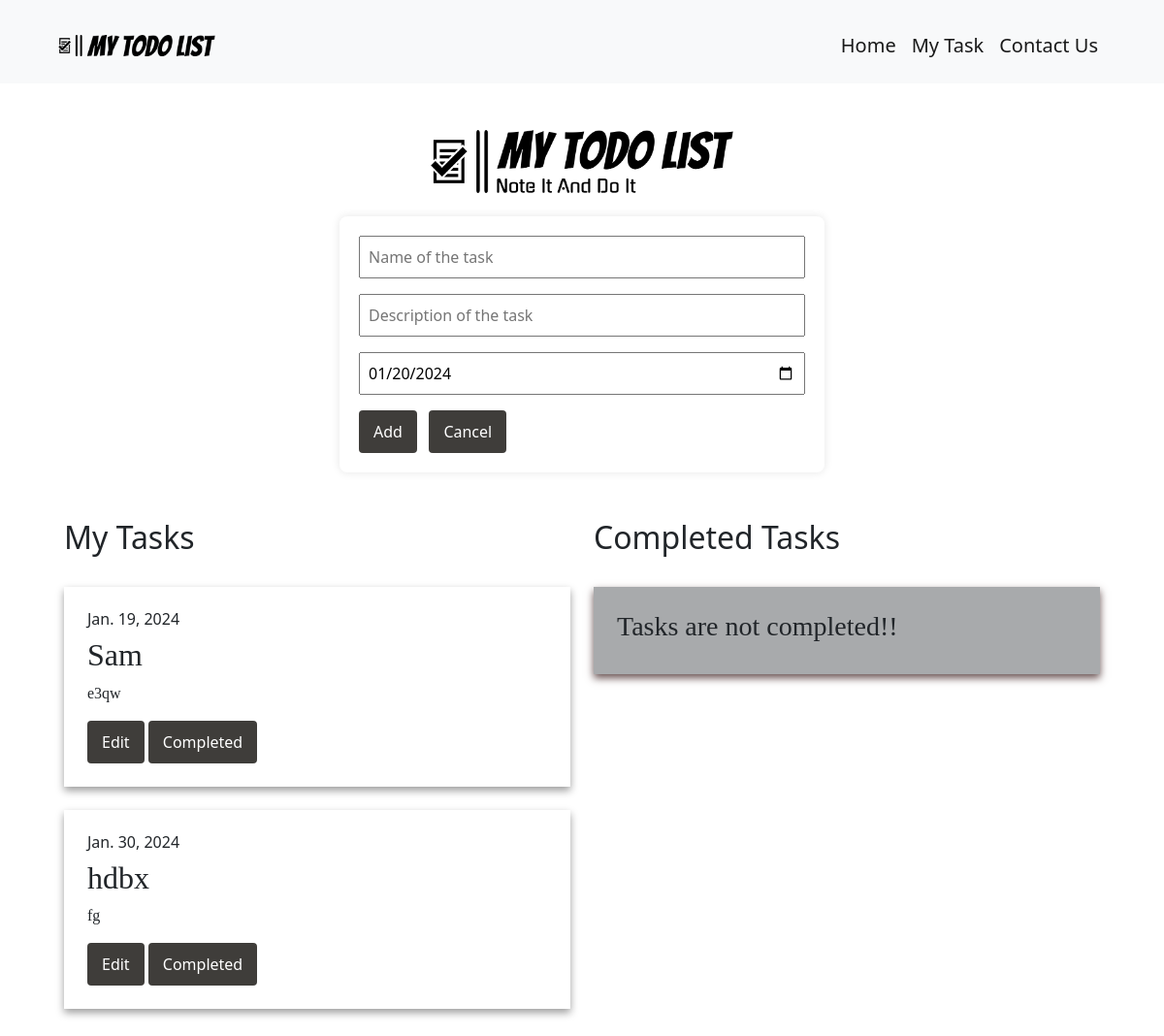
Before: / with the older database file.
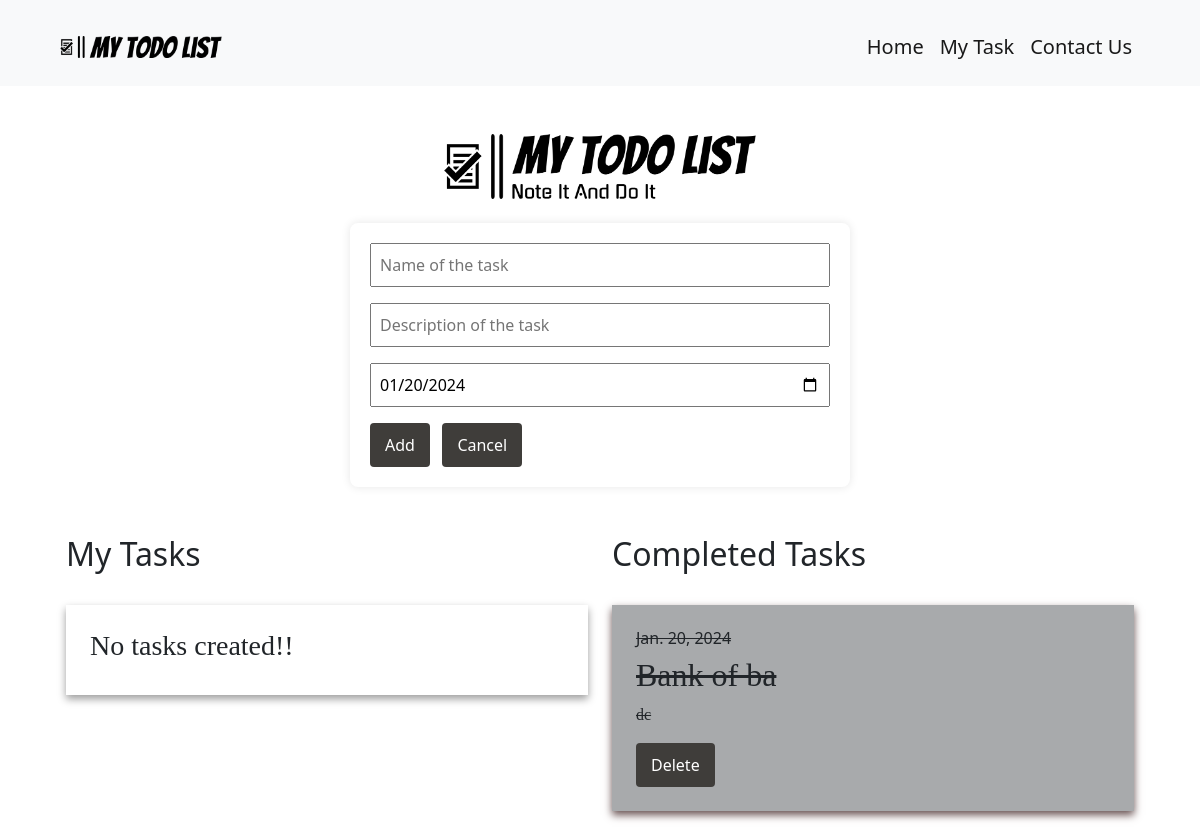
After: the same page with the newer database file.
### home/models.py (models this page shows, shortened)
class MyTask(models.Model):
    task_name = models.CharField(max_length=100)
    task_des = models.TextField()
    task_date = models.DateField(default=datetime.date.today)

class CompletedTask(models.Model):
    completed_task_name = models.CharField(max_length=100)
    completed_task_des = models.TextField()
    completed_task_date = models.DateField(default=datetime.date.today)

### home/views.py (the view, shortened to what this page needs)
# urls.py: path('',views.home, name='home' ),
def home(request):
    tasks={
        'my_task':MyTask.objects.all(),
        'com_task':CompletedTask.objects.all(),
    }
    return render(request,'index.html',tasks)

### templates/index.html (shortened to what this page needs)
{% extends "base.html" %}
{% load static %}
{% block content %}
    <div class=" pt-4 container">
        <div class="text-center">
        <br>
        <img src="{% static "image/head.png" %}" alt="" id="head" >
        </div>
        <div class="p-4">
        <form method="post">
            <input type="text" name="name" placeholder="Name of the task" id="newTask" required><br>
            <input type="text" name="description" placeholder="Description of the task"><br>
            <input type="date" name="date" placeholder="Date" value="{% now 'Y-m-d' %}">
            <br>
            <a href="#mytask"></a><button type="submit">Add</button></a>&nbsp;&nbsp;
            <a href="{% url 'home' %}"><button type="cancel">Cancel</button></a>
        </form>
        </div>
        <div class="p-4" >
            <div class="row task-list">
                <div class="col-md-6" id="mytask">
                    <h2 >My Tasks</h2><br>
                    {% for task in my_task %}
                    <div class="p-4 " style="background-color: #ffffff; box-shadow: 0 4px 8px rgba(0, 0, 0, 0.39); ">
                        <h6>{{ task.task_date }}</h6>
                        <h2 style="font-family: 'Pacifico', cursive;">{{ task.task_name }}</h2>
                        <p style="font-family: 'Pacifico', cursive;">{{ task.task_des }}</p>
                        <a href=""><button>Edit</button></a>
                        <a href="{% url 'completed' task.task_name %}"><button>Completed</button></a>
                    </div><br>
                    {% empty %}
                    <div class="p-4 pb-0" style="background-color: #ffffff; box-shadow: 0 4px 8px rgba(0, 0, 0, 0.39);">
                        <h3 style="font-family: 'Pacifico', cursive;">No tasks created!!</h3><br>
                    </div>
                    {% endfor %}
                    <br>
                </div>
                <div class="col-md-6" id="mytask">
                    <h2>Completed Tasks</h2><br>
                    {% for task in com_task %}
                    <div class="p-4 text-decoration-line-through" style="background-color: #a8aaac; box-shadow: 0 4px 8px rgb(104, 81, 81);">
                        <h6>{{ task.completed_task_date }}</h6>
                        <h2 style="font-family: 'Pacifico', cursive;">{{ task.completed_task_name }}</h2>
                        <p style="font-family: 'Pacifico', cursive;">{{ task.completed_task_des }}</p>
                        <a href=""><button>Delete</button></a>
                    </div><br>
                    {% empty %}
                    <div class="p-4 pb-0" style="background-color: #a8aaac; box-shadow: 0 4px 8px rgb(104, 81, 81);">
                        <h3 style="font-family: 'Pacifico', cursive;">Tasks are not completed!!</h3><br>
                    </div>
                    {% endfor %}
                    <br>
                </div>
            </div>
        </div>
    </div>
{% endblock content %}

### templates/base.html (shortened to what this page needs)
<!DOCTYPE html>
{% load static %}
<html lang="en">
<head>
    <link href="https://cdn.jsdelivr.net/npm/bootstrap@5.2.3/dist/css/bootstrap.min.css" rel="stylesheet">
    <link rel="stylesheet" href="{% static "css/mytodlist.css" %}">
</head>
<body>
  <header>
    <nav class="navbar navbar-expand-lg navbar-light bg-light ps-5 pe-5 pt-4 pb-3">
      <div class="container-fluid">
        <img src="{% static "image/header.png" %}" alt="" id="navlogo" class="img-fluid">
        <div class="collapse navbar-collapse fs-5" id="navbarNavDropdown">
          <ul class="navbar-nav ms-auto">
            <li class="nav-item">
              <a class="nav-link active" aria-current="page" href="#">Home</a>
            </li>
            <li class="nav-item">
              <a class="nav-link active" href="#mytask">My Task</a>
            </li>
            <li class="nav-item">
              <a class="nav-link active" href="#">Contact Us</a>
            </li>
          </ul>
        </div>
      </div>
    </nav>
  </header>
  {% block content %}
  {% endblock content %}
</body>
</html>

### Static/css/mytodlist.css (style rules this page uses)
#navlogo { width: 15%; height: auto; max-width: 100%; }
#head { width: 28%; }
form { background-color: #ffffff; padding: 20px; border-radius: 8px; box-shadow: 0 0 10px rgba(0, 0, 0, 0.1); width: 100%; max-width: 500px; box-sizing: border-box; margin: 0 auto; }
input { width: 100%; padding: 8px; margin-bottom: 16px; box-sizing: border-box; }
button { background-color: #3f3d3a; color: #fff; padding: 10px 15px; border: none; border-radius: 4px; cursor: pointer; font-size: 16px; }

Changed rows visible on the page:
removed MyTask: task_date "Jan. 19, 2024", task_name "Sam", task_des "e3qw"
removed MyTask: task_date "Jan. 30, 2024", task_name "hdbx", task_des "fg"
added CompletedTask: completed_task_date "Jan. 20, 2024", completed_task_name "Bank of ba", completed_task_des "dc"
Other visible differences:
text no longer shown: "Tasks are not completed!!"
text now shown: "No tasks created!!"
